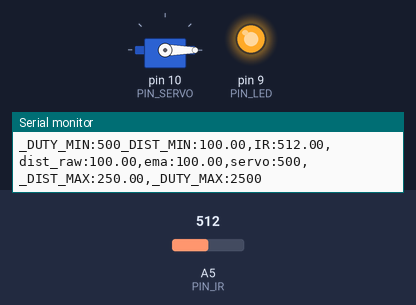
The sketch below on a simulated Arduino Uno, built with avr-gcc and run on an emulated ATmega328P. On the bench: servo, output pins drawn as LEDs (lit = HIGH), the last lines printed to the serial monitor. Inputs (shaded band) come from the test bench; at power-on: A5 (PIN_IR) = 512.

Above: at 1.2 s.
1.3 s: A5 (PIN_IR) set to 477
At 2.2 s:
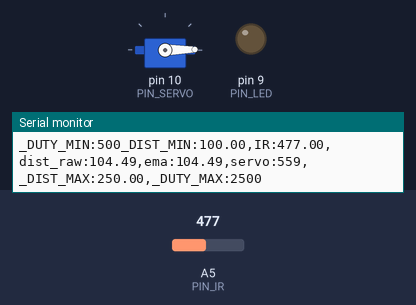
2.8 s: A5 (PIN_IR) set to 306
At 3.5 s:
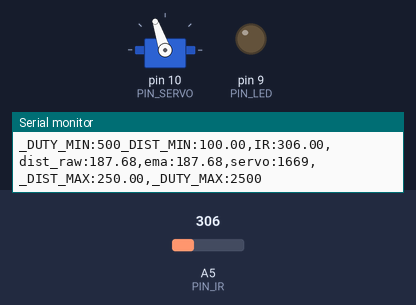
4.4 s: A5 (PIN_IR) set to 240
At 5.6 s:
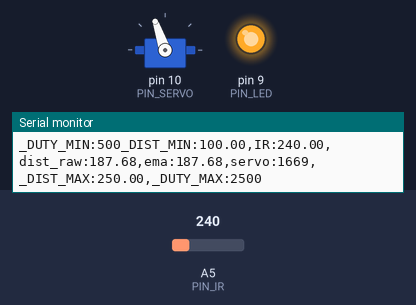
5.9 s: A5 (PIN_IR) set to 243
At 6.4 s:
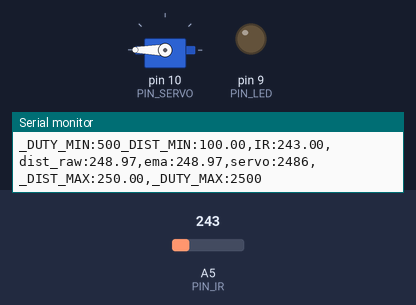
7.4 s: A5 (PIN_IR) set to 260
At 8.0 s:
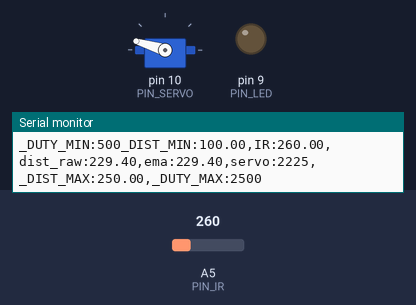
9.0 s: A5 (PIN_IR) set to 122
At 9.9 s:
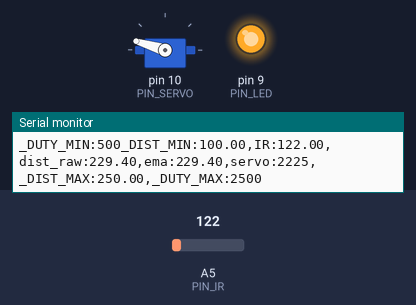
Timing chart, 0 to 11.5 s (numbered marks = the images above; inputs shaded):
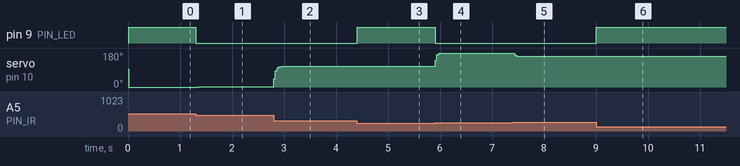

The sketch:

17_example_3.ino
```cpp
#include <Servo.h>

// Arduino pin assignment

#define PIN_IR    5        // IR sensor at Pin A0
#define PIN_LED   9
#define PIN_SERVO 10

#define _DUTY_MIN 500  // servo full clock-wise position (0 degree)
#define _DUTY_NEU 1500  // servo neutral position (90 degree)
#define _DUTY_MAX 2500  // servo full counter-clockwise position (180 degree)

#define _DIST_MIN  100.0   // minimum distance 100mm
#define _DIST_MAX  250.0   // maximum distance 250mm

#define EMA_ALPHA  0.4      // for EMA Filter

#define LOOP_INTERVAL 15   // Loop Interval (unit: msec)

Servo myservo;
unsigned long last_loop_time;   // unit: msec

float dist_prev = _DIST_MIN;
float dist_ema = _DIST_MIN;

void setup()
{
  pinMode(PIN_LED, OUTPUT);

  myservo.attach(PIN_SERVO);
  myservo.writeMicroseconds(_DUTY_NEU);

  Serial.begin(1000000);    // 1,000,000 bps
}

void loop()
{
  unsigned long time_curr = millis();
  int duty;
  float a_value, dist_raw;

  // wait until next event time
  if (time_curr < (last_loop_time + LOOP_INTERVAL))
    return;
  last_loop_time += LOOP_INTERVAL;

  a_value = analogRead(PIN_IR);
  dist_raw = ((6762.0 / (a_value - 9.0)) - 4.0) * 10.0;

  if ((dist_raw == 0.0) || (dist_raw > _DIST_MAX)) {
      dist_raw = dist_prev;    // Set Higher Value
      digitalWrite(PIN_LED, 1);       // LED OFF
  } else if (dist_raw < _DIST_MIN) {
      dist_raw = dist_prev;    // Set Lower Value
      digitalWrite(PIN_LED, 1);       // LED OFF
  } else {    // In desired Range
      digitalWrite(PIN_LED, 0);
      dist_prev = dist_raw  ;   // LED ON
  }
  // and turn on LED if the distance is in the range
  dist_ema = EMA_ALPHA*dist_raw + (1-EMA_ALPHA)*dist_ema;

  //duty = map(dist_ema, _DIST_MIN, _DIST_MAX, _DUTY_MIN, _DUTY_MAX);
  float value = constrain(dist_ema, _DIST_MIN, _DIST_MAX);
  float percentage = (value - _DIST_MIN) / (_DIST_MAX - _DIST_MIN);
  duty = _DUTY_MIN + percentage * (_DUTY_MAX - _DUTY_MIN); // Put map() equivalent code here
    myservo.writeMicroseconds(duty);

  Serial.print("_DUTY_MIN:");  Serial.print(_DUTY_MIN);
  Serial.print("_DIST_MIN:");  Serial.print(_DIST_MIN);
  Serial.print(",IR:");        Serial.print(a_value);
  Serial.print(",dist_raw:");  Serial.print(dist_raw);
  Serial.print(",ema:");       Serial.print(dist_ema);
  Serial.print(",servo:");     Serial.print(duty);
  Serial.print(",_DIST_MAX:"); Serial.print(_DIST_MAX);
  Serial.print(",_DUTY_MAX:"); Serial.print(_DUTY_MAX);
  Serial.println("");
}
```

Measured:
- the behaviour switches between 493 and 492 on A5 (PIN_IR) (found by bisection; images 0 and 1)
- the behaviour switches between 242 and 243 on A5 (PIN_IR) (found by bisection; images 3 and 4)
- after the input at 1.3 s, pin 9 (PIN_LED): HIGH → LOW at once; servo on pin 10 (PIN_SERVO): 0° → 1° after 0.05 s
- after the input at 2.8 s, servo on pin 10 (PIN_SERVO): 1° → 109° at once
- after the input at 4.4 s, pin 9 (PIN_LED): LOW → HIGH at once
- after the input at 5.9 s, pin 9 (PIN_LED): HIGH → LOW at once; servo on pin 10 (PIN_SERVO): 109° → 180° at once
- after the input at 7.4 s, servo on pin 10 (PIN_SERVO): 180° → 163° at once
- after the input at 9.0 s, pin 9 (PIN_LED): LOW → HIGH at once
